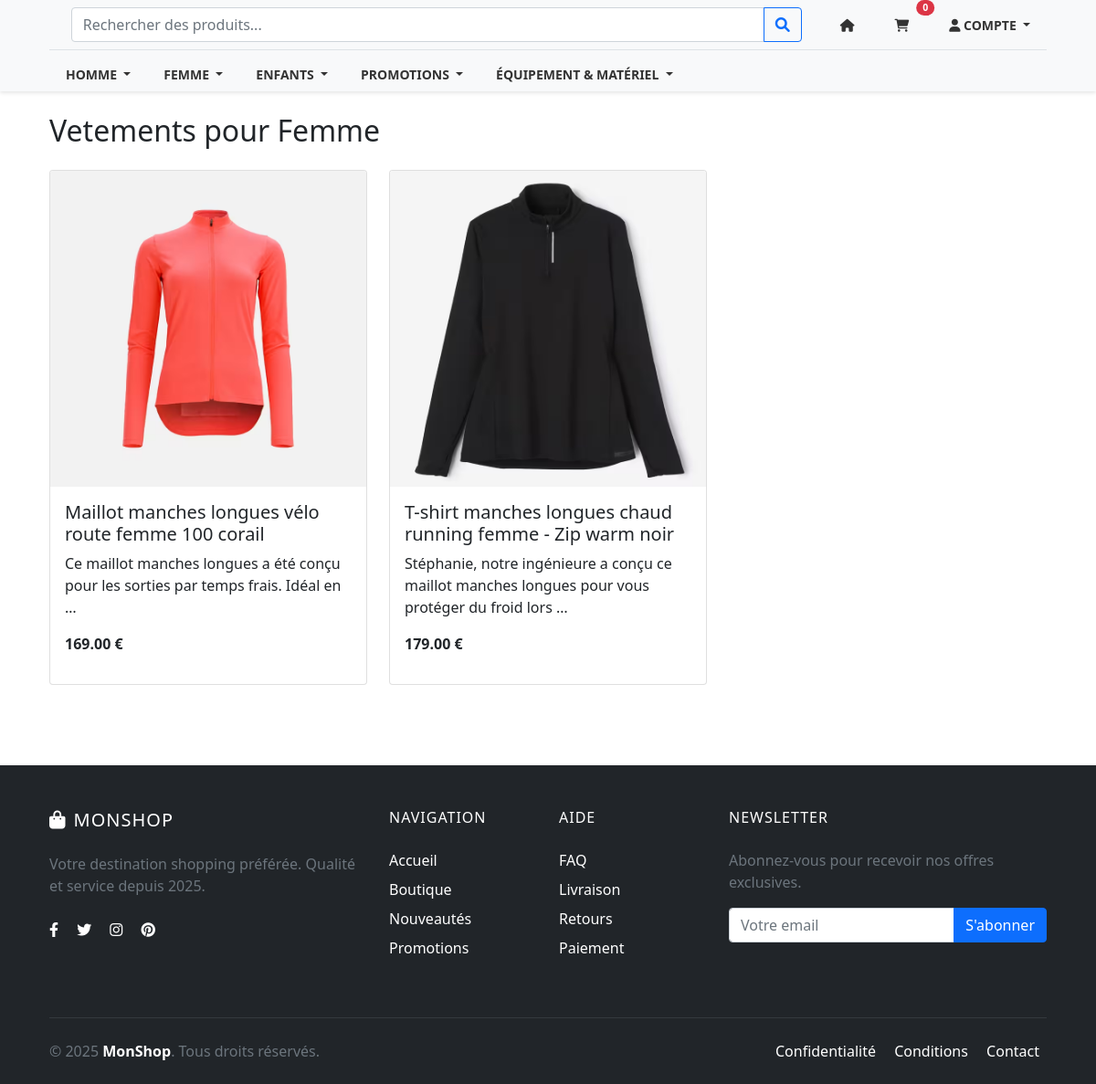
The app's page /produits/femme/vetements/ with its own data.
### shop/models.py (models this page shows, shortened)
class Produit(models.Model):
    GENRES = [
        ('homme', 'Homme'),
        ('femme', 'Femme'),
        ('enfant', 'Enfant'),
    ]
    CATEGORIES = [
        ('chaussures', 'Chaussures'),
        ('vetements', 'Vêtements Sportif'),
        ('fitness', 'Fitness & Musculation'),
        ('velo', 'Vélo'),
    ]
    TAILLES_CHAUSSURES = [
        ('36', '36'), ('37', '37'), ('38', '38'), ('39', '39'), ('40', '40'),
        ('41', '41'), ('42', '42'), ('43', '43'), ('44', '44'), ('45', '45'),
    ]
    TAILLES_VETEMENTS = [
        ('XS', 'XS'), ('S', 'S'), ('M', 'M'), ('L', 'L'), ('XL', 'XL'),
        ('XXL', 'XXL'), ('XXXL', 'XXXL'),
    ]
    TAILLES_ENFANT = [
        ('2A', '2 ans'), ('4A', '4 ans'), ('6A', '6 ans'), ('8A', '8 ans'),
        ('10A', '10 ans'), ('12A', '12 ans'), ('14A', '14 ans'),
    ]
    nom = models.CharField(max_length=100)
    description = models.TextField()
    prix = models.DecimalField(max_digits=10, decimal_places=2)
    image = models.CharField(max_length=255)
    genre = models.CharField(max_length=10, choices=GENRES, default='homme')
    categorie = models.CharField(max_length=50, choices=CATEGORIES, default='autres')
    tailles_disponibles = models.JSONField(default=list, blank=True)
    stock = models.PositiveIntegerField(default=0)

### shop/views.py (the view)
# urls.py: path('produits/<str:genre>/<str:categorie>/', views.produits_par_genre_categorie, name='produits_filtrés'),
def produits_par_genre_categorie(request, genre, categorie):
    produits = Produit.objects.filter(genre=genre, categorie=categorie)
    return render(request, 'shop/produits_filtrés.html', {
        'produits': produits,
        'genre': genre,
        'categorie': categorie
    })

### shop/templates/shop/produits_filtrés.html (shortened to what this page needs)
{% extends 'shop/base.html' %}
{% load static %}
{% block content %}
<div class="container py-4">
    <h2 class="mb-4">{{ categorie|title }} pour {{ genre|title }}</h2>
    <div class="row">
        {% for produit in produits %}
            <div class="col-md-4 mb-3">
                <div class="card">
                    <img src="{% static produit.image %}" class="card-img-top" alt="{{ produit.nom }}">
                    <div class="card-body">
                        <h5 class="card-title">{{ produit.nom }}</h5>
                        <p class="card-text">{{ produit.description|truncatewords:15 }}</p>
                        <p class="fw-bold">{{ produit.prix }} €</p>
                    </div>
                </div>
            </div>
        {% empty %}
            <p>Aucun produit trouvé.</p>
        {% endfor %}
    </div>
</div>
{% endblock %}

### shop/static/css/style.css (style rules this page uses)
:root { --decathlon-blue: #0066cc; --decathlon-light-blue: #e6f2ff; --decathlon-red: #ff0000; --decathlon-green: #00a651; --decathlon-orange: #ff6b00; --decathlon-gray: #f5f5f5; --decathlon-dark-gray: #333333; }
body { font-family: 'Arial', sans-serif; color: #333; margin: 0; line-height: 1.5; }

### records on screen
Produit: image (picture), nom "Maillot manches longues vélo route femme 100 corail", description "Ce maillot manches longues a été conçu pour les sorties par temps frais. Idéal en …", prix "169.00"
Produit: image (picture), nom "T-shirt manches longues chaud running femme - Zip warm noir", description "Stéphanie, notre ingénieure a conçu ce maillot manches longues pour vous protéger du froid lors …", prix "179.00"

### other values on screen
{{ request.session.panier|default:0 }} "0"
{{ categorie|title }} "Vetements"
{{ genre|title }} "Femme"
